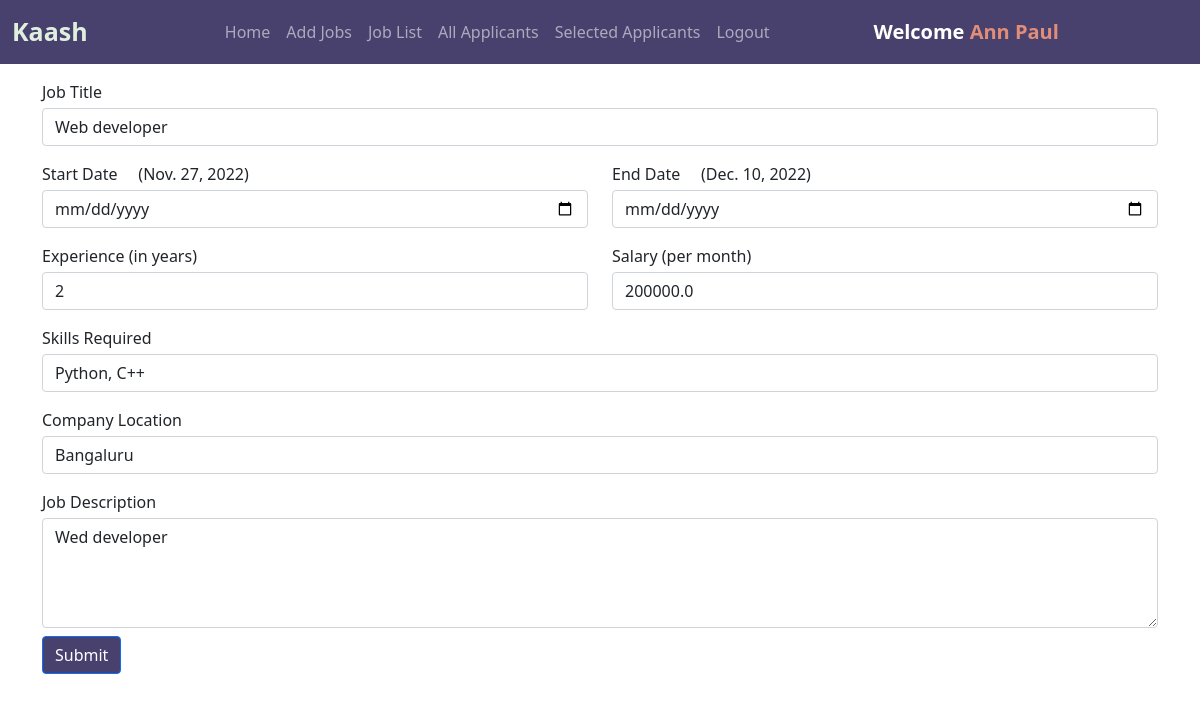
The app's page /edit_job/7/ (signed in) with its own data.
### jobs/models.py (models this page shows, shortened)
class Job(models.Model):
    company = models.ForeignKey(Company, on_delete=models.CASCADE)
    start_date = models.DateField()
    end_date = models.DateField()
    title = models.CharField(max_length=200)
    salary = models.FloatField()
    image = models.ImageField(upload_to="")
    description = models.TextField(max_length=400)
    experience = models.CharField(max_length=100)
    location = models.CharField(max_length=100)
    skills = models.CharField(max_length=200)
    creation_date = models.DateField()

### jobs/views.py (the view, shortened to what this page needs)
# urls.py: path("edit_job/<int:myid>/", views.edit_job, name="edit_job"),
def edit_job(request, myid):
    if not request.user.is_authenticated:
        return redirect("/company_login")
    job = Job.objects.get(id=myid)
    return render(request, "edit_job.html", {'job': job})

### jobs/templates/edit_job.html (shortened to what this page needs)
{% extends 'company_navbar.html' %}
{% block body %}
<form class="container mt-3" method="POST" enctype="multipart/form-data">
    <div class="row">
        <div class="form-group col-md-12">
            <label>Job Title</label>
            <input type="text" class="form-control mt-1" name="job_title" id="job_title" value="{{job.title}}" required>
        </div>
    </div>
    <div class="row mt-3">
        <div class="form-group col-md-6">
            <label>Start Date</label>&nbsp;&nbsp;&nbsp;&nbsp;&nbsp;({{job.start_date}})
            <input type="date" class="form-control mt-1" name="start_date" id="start_date">
        </div>
        <div class="form-group col-md-6">
            <label>End Date</label>&nbsp;&nbsp;&nbsp;&nbsp;&nbsp;({{job.end_date}})
            <input type="date" class="form-control mt-1" name="end_date" id="end_date">
        </div>
    </div>
    <div class="row mt-3">
        <div class="form-group col-md-6">
            <label>Experience (in years)</label>
            <input type="text" class="form-control mt-1" name="experience" id="experience" value="{{job.experience}}" required>
        </div>
        <div class="form-group col-md-6">
            <label>Salary (per month)</label>
            <input type="tel" class="form-control mt-1" name="salary" id="salary" value="{{job.salary}}" required>
        </div>
    </div>
    <div class="row mt-3">
        <div class="form-group col-md-12">
            <label>Skills Required</label>
            <input type="text" class="form-control mt-1" name="skills" id="skills" value="{{job.skills}}" required>
        </div>
        </div>
    <div class="row mt-3">
        <div class="form-group col-md-12">
            <label>Company Location</label>
            <input type="text" class="form-control mt-1" name="location" id="location" value="{{job.location}}" required>
        </div>
    </div>
    <div class="row mt-3">
        <div class="form-group col-md-12">
            <label>Job Description</label>
            <textarea name="description" id="description" class="form-control mt-1" cols="30" rows="4" required>{{job.description}}</textarea>
        </div>
    </div>
<input type="submit" value="Submit" class="btn btn-primary mt-2" style="background-color: #49416dff" >
</form>
{% endblock %}

### jobs/templates/company_navbar.html (shortened to what this page needs)
<!doctype html>
<html lang="en">
<head>
  <link href="https://cdn.jsdelivr.net/npm/bootstrap@5.0.2/dist/css/bootstrap.min.css" rel="stylesheet"
>
  <link rel="stylesheet" href="https://cdnjs.cloudflare.com/ajax/libs/font-awesome/5.15.3/css/all.min.css">
</head>
<body>
  <nav class="navbar navbar-expand-lg navbar-dark sticky-top">
    <div class="container-fluid">
      <a class="navbar-brand" href="/"><span class="head1">Kaash</span></a>
    <div class="container w-75">
      <div class="collapse navbar-collapse" id="navbarSupportedContent">
        <ul class="navbar-nav me-auto mb-2 mb-lg-0">
          <li class="nav-item">
            <a class="nav-link {% block home %}{% endblock %}" aria-current="page" href="/company_homepage/">Home</a>
          </li>
          <li class="nav-item">
            <a class="nav-link {% block add_job %} {% endblock %}" aria-current="page" href="/add_job/">Add Jobs</a>
          </li>
          <li class="nav-item">
            <a class="nav-link {% block job_list %}{% endblock %}" href="/job_list/">Job List</a>
          </li>
          <li class="nav-item">
            <a class="nav-link {% block all_applicants %}{% endblock %}" href="/all_applicants/">All Applicants</a>
          </li>
          <li class="nav-item">
            <a class="nav-link {% block view_selected_applicants %}{% endblock %}" href="/selected_applicants/">Selected Applicants</a>
          </li>
          <li class="nav-item">
            <a class="nav-link" href="/logout/">Logout</a>
          </li>
        </ul>
        <a class="navbar-brand ms-auto navbar-right" style="font-weight: bold;" href="#">Welcome <span style = "color: #e08d79ff;">{{request.user.get_full_name}}</span></a>
      </div>
    </div>
  </nav>
  {% block body %}
  {% endblock %}
</body>
</html>

### jobs/templates/company_navbar.html (style rules this page uses)
.navbar { background-color: #49416dff; }
.head1 { color: #e0efdeff; font-size: 25px; font-weight: bold; height: 50px; }

### records on screen
Job: job_title "Web developer", start_date "Nov. 27, 2022", end_date "Dec. 10, 2022", experience "2", salary "200000.0", skills "Python, C++", location "Bangaluru", description "Wed developer"

### other values on screen
{{ request.user.get_full_name }} "Ann Paul"
